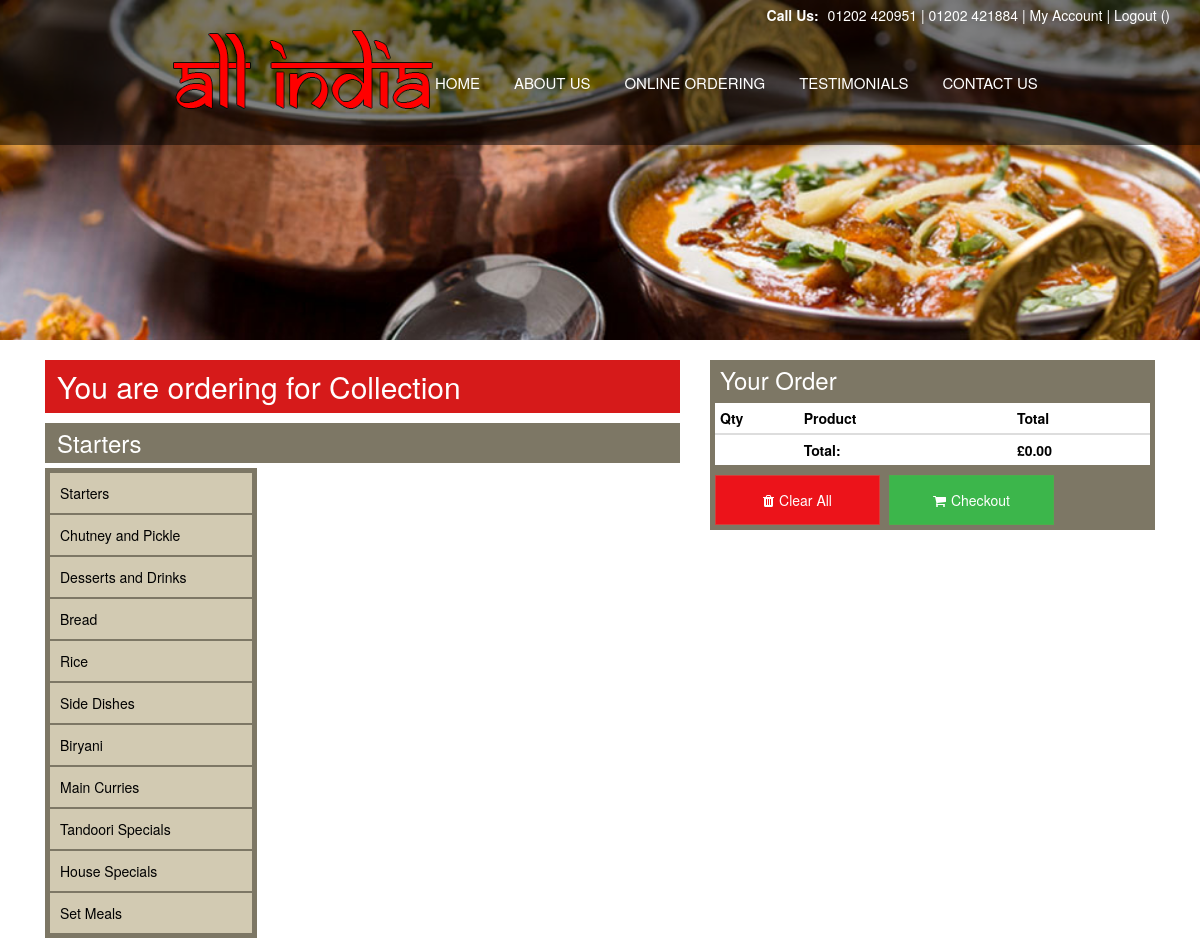
/members (signed in), run on the app's committed database.
### tables this page shows
CREATE TABLE `categories` (
  `id` int(11) NOT NULL,
  `name` varchar(100) NOT NULL DEFAULT 'Category1',
  `description` varchar(200) NOT NULL,
  `sort_order` int(11) NOT NULL DEFAULT '0'
);

### helper.php (called while the page is built, shortened)
<?php
include('Models/Query.php');include('Models/Customer.php');
$site_url = 'http://localhost/ai/';
 function assets($uri){
	global $site_url;
	return $site_url. "public/".$uri;
}
function site_url (){
	global $site_url;
	return $site_url;
}
?>

### Models/Query.php (called while the page is built, shortened)
<?php
class Query{
	public function getAll ($table, $order, $asc){
		global $db;
		$sort = null;
		if(strlen($order) > 0)
			$order = "ORDER BY $order";
		$result = $db->prepare("SELECT * FROM $table $order $sort");
		$result->execute();
		return $result->fetchAll();
	}
}
?>

### members/index.php (the view, shortened to what this page needs)
<?php include('../header.php'); include('auth.php'); ?>
<div class="container-fluid">
	<div class="container">
		<div class="col-md-7">
			<div class="method">
				<h2>You are ordering for Collection</h2>
			</div>
			<div class="selection-category">
				<h3 id='category_title'>Starters</h3>
			</div>
			<div class="container-fluid none">
				<div class="col-md-4 none">
					<ul class="food-categories">
						<?php
						$q = new Query();
						foreach($q->getAll('categories', 'sort_order', true) as $c)
							echo "<li class=\"food-cat\"><a id=$c[id] href=\"#\">$c[name]</a></li>";
						?>
					</ul>
				</div>
				<div class="col-md-8 none">
			</div>
		</div>
	</div>
	<div class="col-md-5">
		<div class="order-summary">
			<h3>Your Order</h3>
			<table id="order" class="table table-condensed product-basket order-list">
				<?php
				if(isset($_GET['order']) && isset($_SESSION['order']))
				{
					print_r($_SESSION['order']);
				}
				else {
					?>
					<thead>
						<tr>
							<th width="5">Qty</th>
							<th width=85>Product</th>
							<th width="5">Total</th>
							<th width="5"></th>
						</tr>
					</thead>
					<tfoot>
						<tr>
							<th></th>
							<th>Total:</th>
							<th class="price">£<span class="basket-subtotal">0.00</span></th>
							<th></th>
						</tr>
					</tfoot>
					<?php } ?>
				</table>
				<div class="row">
					<div class="col-md-12">
						<button type="submit" onclick="clearCart()" class="btn btn-danger clear-btn"><i class="fa fa-trash" aria-hidden="true"></i>Clear All</button>
						<button id="checkout" type="submit" class="btn btn-success checkout-btn"><i class="fa fa-shopping-cart" aria-hidden="true"></i>Checkout</button>
					</div>
				</div>
			</div>
		</body>
		</html>

### header.php (shortened to what this page needs)
<?php include('helper.php'); ?>
<!DOCTYPE html>
<head>
	<link rel="stylesheet" type="text/css" href="https://maxcdn.bootstrapcdn.com/bootstrap/3.3.7/css/bootstrap.min.css">
	<link rel="stylesheet" href="http://maxcdn.bootstrapcdn.com/font-awesome/4.2.0/css/font-awesome.min.css" type="text/css">
	<link rel="stylesheet" type="text/css" href="<?php echo assets('css/style.css');?>">
</head>
</head>
<body>
	<div class="container-fluid none">
		<div class="col-md-12 none">
			<div class="inside-mainimg">
				<div class="container-fluid top-banner">
					<div class="col-md-3">
						<a href="<?php echo site_url(); ?>">
							<img class="logo" src="<?php echo assets('images/logo.png'); ?>">
						</a>
					</div>
					<div class="col-md-8">
						<div class="phone">
							<p><span>Call Us:</span> 01202 420951 | 01202 421884 | <a href="<?php echo site_url() ?>members/account.php">My Account</a>
								<?php
								if(isset($_SESSION['User']))
								{
									$usr = unserialize($_SESSION['User']);
									echo " | <a href='".site_url()."logout.php'>Logout</a> (".$usr->firstname.")";
								}
								else {
									echo "<a href=".site_url()."login.php>";
									echo "<button class='btn btn-info'>Login</button>";
									echo "</a>";
								}
								?>
							</p>
						</div>
						<div class="nav">
							<ul class="navigation">
								<li><a href="<?php echo site_url()?>">Home</a></li>
								<li><a href="<?php echo site_url()?>about.php">About Us</a></li>
								<li><a href="<?php echo site_url()?>login.php">Online Ordering</a></li>
								<li><a href="<?php echo site_url()?>testimonials.php">Testimonials</a></li>
								<li><a href="<?php echo site_url()?>contact.php">Contact Us</a></li>
							</ul>
						</div>
					</div>
				</div>
			</div>
		</div>
	</div>

### public/css/style.css (style rules this page uses)
a,a:active,a:focus,a:hover { text-decoration: none; color:#fff }
ul { padding:0;margin:0 }
ul li { list-style: none }
.none { padding-left: 0 !important; padding-right: 0 !important; }
.inside-mainimg { height: 340px; background-size: cover; background-position: center center; background-image: url('../images/inside1.jpg'); }
.top-banner { background-color: rgba(0, 0, 0, 0.5); height: 145px; }
.logo { margin-top: 20px; }
.phone { color: #fff; padding-top: 5px; text-align: right; font-size: 14px; }
.phone p span { font-weight: bold; padding-right: 5px; }
.nav { position: relative; }
.navigation { position: absolute; top: 30px; }
.navigation { color: #fff; }
.navigation li { display: inline; font-size: 15px; line-height: 35px; text-transform: uppercase; padding: 10px 15px 10px; }
.navigation li a { color: #fff; }
.method h2 { color: #fff; background: #d61a1a; padding: 10px; padding-left: 12px; font-weight: normal; margin-bottom: 10px; }
.selection-category h3 { background-color: #7d7765; padding: 7px; padding-left: 12px; color: #fff; margin-top: 5px !important; margin-bottom: 5px; font-weight: normal; }
.order-summary { background-color: #7d7765; color: #fff; padding:5px; padding-top: 0px; }
.order-summary h3 { padding-top: 7px; padding-left: 5px; font-weight: normal; }
.order-summary table { background: #fff; color: #000; }
.order-list { margin-bottom: 10px !important; }
.clear-btn { margin-right: 5px; }
.clear-btn, .checkout-btn { width: 165px; height: 50px; border-radius: 0; }
.btn-danger { background-color: #ec131a !important; }
.btn-success { background-color: #3cb64b !important }
.fa-trash, .fa-shopping-cart { padding-right: 5px; }
.food-categories { border: 1px solid #7d7765; background: #7d7765; padding: 3px; }
.food-cat { background-color: #d2cab2; list-style-type: none; font-weight: normal; color: #000; border: 1px solid #7d7765; }
.food-cat a { color: #000; padding: 10px; display: block; cursor: pointer; text-decoration: none; }

### data on the page
categories: name "Starters"
categories: name "Chutney and Pickle"
categories: name "Desserts and Drinks"
categories: name "Bread"
categories: name "Rice"
categories: name "Side Dishes"
categories: name "Biryani"
categories: name "Main Curries"
categories: name "Tandoori Specials"
categories: name "House Specials"
categories: name "Set Meals"
